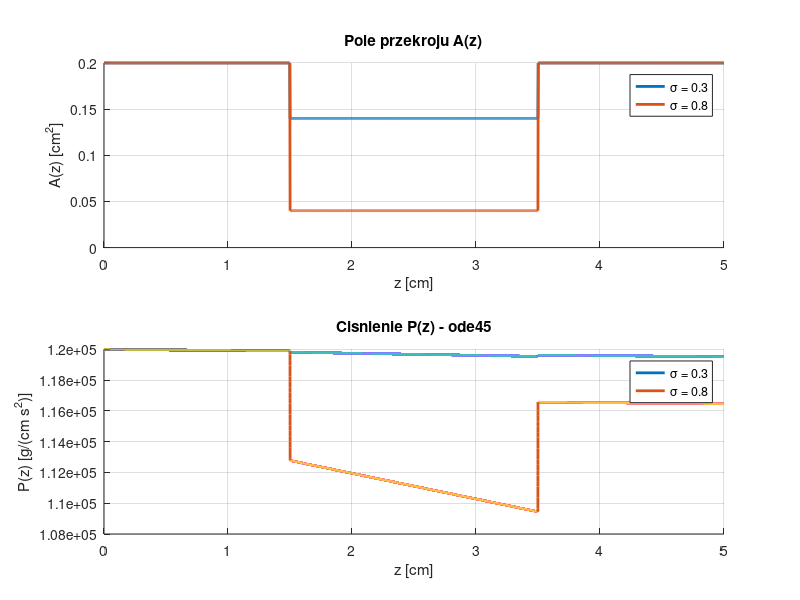

This chart was generated by the following MATLAB code:
function lab3b_zad2()
% Zadanie 2 (wersja B): ode45, pole przekroju A(z) wg wzoru (3) (schodek)
L = 5; Q = 2; rho = 1.06; mu = 0.053; A0 = 0.2; P0 = 1.2e5;
sigmy = [0.3 0.8];
epsi = 1e-3;                          % epsilon z wzoru (5)
zz = linspace(0, L, 2000);

figure(2); clf
for k = 1:numel(sigmy)
    s = sigmy(k);

    % wzor (3): A0 poza zwezeniem, (1-s)*A0 dla 0.3L <= z <= 0.7L
    Af = @(z) A0 * ( (z < 0.3*L | z > 0.7*L) + (1 - s)*(z >= 0.3*L & z <= 0.7*L) );

    dAdz = @(z) (Af(z + epsi) - Af(z - epsi)) / (2*epsi);   % wzor (5)
    d1A  = @(z) -1 ./ Af(z).^2 .* dAdz(z);                  % wzor (4)

    % rownanie (1) rozwiazane wzgledem dP/dz:
    % dP/dz = -rho/A * ( 4Q^2/3 * d/dz(1/A) + 8*pi*mu*Q/(rho*A) )
    f = @(z, P) -rho ./ Af(z) .* ( 4*Q^2/3 .* d1A(z) + 8*pi*mu*Q ./ (rho*Af(z)) );

    % MaxStep < epsilon, inaczej ode45 moze "przeskoczyc" schodek i go nie zauwazyc
    opcje = odeset('MaxStep', epsi/5);
    [zs, Ps] = ode45(f, [0 L], P0, opcje);

    subplot(2,1,1); hold on; plot(zz, Af(zz), 'LineWidth', 2)
    subplot(2,1,2); hold on; plot(zs, Ps, 'LineWidth', 2)

    fprintf('sigma = %.1f:  P(L) = %.2f   P(0)-P(L) = %.2f\n', s, Ps(end), P0 - Ps(end));
end

subplot(2,1,1); grid on; xlabel('z [cm]'); ylabel('A(z) [cm^2]')
title('Pole przekroju A(z)'); legend('\sigma = 0.3', '\sigma = 0.8')
subplot(2,1,2); grid on; xlabel('z [cm]'); ylabel('P(z) [g/(cm s^2)]')
title('Cisnienie P(z) - ode45'); legend('\sigma = 0.3', '\sigma = 0.8')
end
